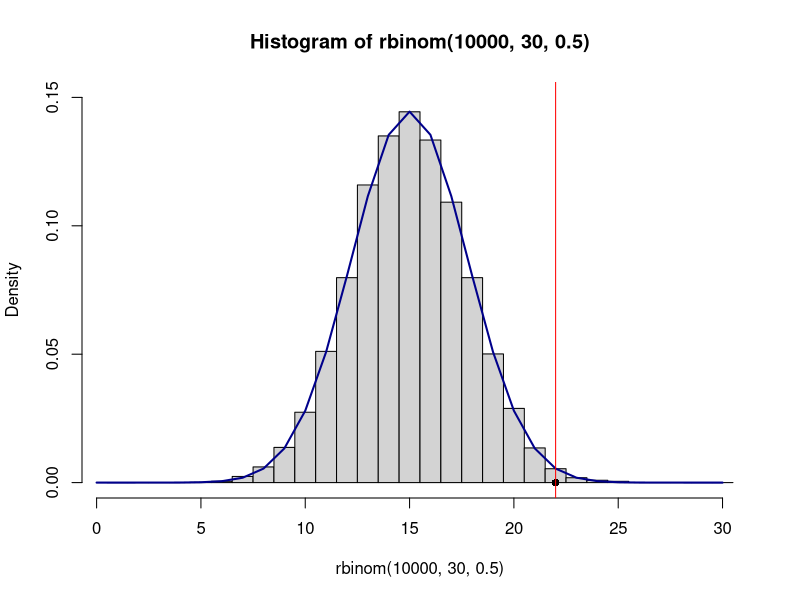

Source code (R):
#dataistanbul talk - April 5th, 2017
#HS Olmez (c) 2017
#
# Probabilty of a fair coin showing 22 Heads by chance in 30 tosses
# Random number generation for simulating a binomial distribution
N = 10000 #number of trials
M = 0
for (i in 1:N) {
  x1 <- sample(0:1, 30, replace=T)
  if (sum(x1) >= 22) {
    M = M + 1
  }
}
cat("Ratio of trials with heads more than 22 to all: ", M/N, '\n')

# Now do the same by using a binomial dist.
prob <- print(1-pbinom(21, 30, .5))
cat("Theoretical value of prob:", prob)
print(pbinom(30, size=30, prob=1/2) - pbinom(21, size=30, prob=1/2))
print(diff(pbinom(c(21,30), size = 30, prob = 1/2)))
#
#rbinom() is used to simulate N independent binomial random variables.
print(hist(rbinom(10000,30,.5),freq=FALSE, breaks=seq(0.5,30.5,1), ylim=c(0,0.15)))
print(lines(seq(0,30,1),dbinom(seq(0,30,1),30,0.5), col="darkblue", lwd="2"))
points(x=22, y=0, pch=16)
abline(v=22, col="red")

